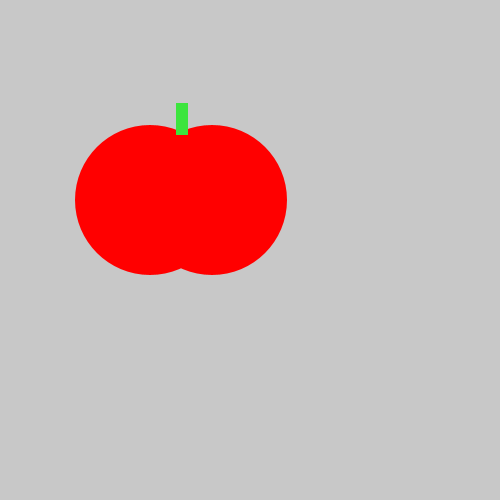
Frame 1 (no input)
Frame 60 (the mouse pressed at the canvas centre just before this capture): identical to frame 1, image omitted
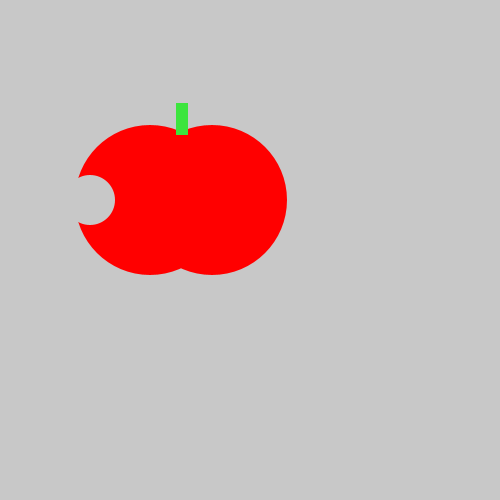
Frame 120 (the mouse held since frame 60 and released just before this capture)

The Processing sketch that drew these frames (run headless with seeded random() and noise(); from frame 60 on, the mouse is pressed at the canvas centre):

// Processing sketch: sketch_190919a
// ── sketch_190919a.pde

void setup() {
      size(500, 500);
  }
  void draw() {
      background(200, 200, 200);
      noStroke();
      fill (#FF0000);
      ellipse(150, 200, 150, 150);
      ellipse(212, 200, 150, 150);
      fill (#3CE53D);
      rect(176, 103, 12, 32);
      
      if(mousePressed){
      fill(200, 200, 200);
      ellipse(90 , 200, 50, 50);
  }
  }
